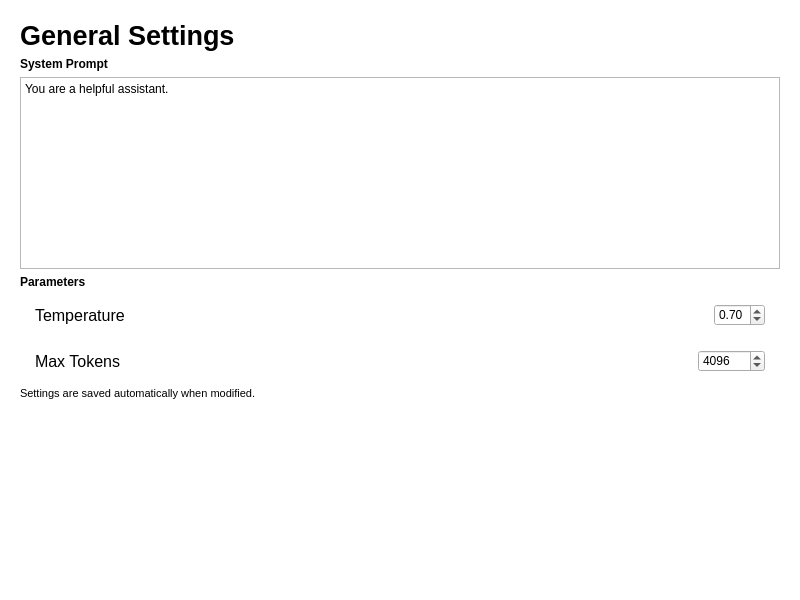
<?xml version="1.0" encoding="UTF-8"?>
<ui version="4.0">
 <class>SettingGeneralPage</class>
 <widget class="QWidget" name="SettingGeneralPage">
  <property name="geometry">
   <rect>
    <x>0</x>
    <y>0</y>
    <width>800</width>
    <height>600</height>
   </rect>
  </property>
  <property name="styleSheet">
   <string notr="true">#SettingGeneralPage { background: transparent; }
QScrollArea { background: transparent; border: none; }
#scrollAreaWidgetContents { background: transparent; }</string>
  </property>
  <layout class="QVBoxLayout" name="verticalLayout">
   <item>
    <widget class="QScrollArea" name="scrollArea">
     <property name="widgetResizable">
      <bool>true</bool>
     </property>
     <widget class="QWidget" name="scrollAreaWidgetContents">
      <property name="geometry">
       <rect>
        <x>0</x>
        <y>0</y>
        <width>780</width>
        <height>580</height>
       </rect>
      </property>
      <layout class="QVBoxLayout" name="verticalLayout_2" stretch="0,0,0,0,0,0,0,1">
       <item>
        <widget class="ElaText" name="titleLabel">
         <property name="font">
          <font>
           <pointsize>20</pointsize>
           <bold>true</bold>
          </font>
         </property>
         <property name="text">
          <string>General Settings</string>
         </property>
        </widget>
       </item>
       <item>
        <widget class="ElaText" name="sectionPrompt">
         <property name="font">
          <font>
           <bold>true</bold>
          </font>
         </property>
         <property name="text">
          <string>System Prompt</string>
         </property>
        </widget>
       </item>
       <item>
        <widget class="ElaPlainTextEdit" name="plainTextEdit_systemPrompt">
         <property name="minimumSize">
          <size>
           <width>0</width>
           <height>120</height>
          </size>
         </property>
         <property name="maximumSize">
          <size>
           <width>16777215</width>
           <height>200</height>
          </size>
         </property>
         <property name="plainText">
          <string>You are a helpful assistant.</string>
         </property>
        </widget>
       </item>
       <item>
        <widget class="ElaText" name="sectionParams">
         <property name="font">
          <font>
           <bold>true</bold>
          </font>
         </property>
         <property name="text">
          <string>Parameters</string>
         </property>
        </widget>
       </item>
       <item>
        <widget class="ElaScrollPageArea" name="tempArea" native="true">
         <layout class="QHBoxLayout" name="tempLayout" stretch="0,1,0">
          <property name="leftMargin">
           <number>15</number>
          </property>
          <property name="rightMargin">
           <number>15</number>
          </property>
          <item>
           <widget class="ElaText" name="tempLabel">
            <property name="font">
             <font>
              <pointsize>12</pointsize>
             </font>
            </property>
            <property name="toolTip">
             <string>Higher values make output more random, lower values more deterministic</string>
            </property>
            <property name="text">
             <string>Temperature</string>
            </property>
           </widget>
          </item>
          <item>
           <spacer name="tempSpacer">
            <property name="orientation">
             <enum>Qt::Horizontal</enum>
            </property>
            <property name="sizeHint" stdset="0">
             <size>
              <width>40</width>
              <height>20</height>
             </size>
            </property>
           </spacer>
          </item>
          <item>
           <widget class="ElaDoubleSpinBox" name="doubleSpinBox_temperature">
            <property name="minimum">
             <double>0.000000000000000</double>
            </property>
            <property name="maximum">
             <double>2.000000000000000</double>
            </property>
            <property name="singleStep">
             <double>0.100000000000000</double>
            </property>
            <property name="value">
             <double>0.700000000000000</double>
            </property>
           </widget>
          </item>
         </layout>
        </widget>
       </item>
       <item>
        <widget class="ElaScrollPageArea" name="tokensArea" native="true">
         <layout class="QHBoxLayout" name="tokensLayout" stretch="0,1,0">
          <property name="leftMargin">
           <number>15</number>
          </property>
          <property name="rightMargin">
           <number>15</number>
          </property>
          <item>
           <widget class="ElaText" name="tokensLabel">
            <property name="font">
             <font>
              <pointsize>12</pointsize>
             </font>
            </property>
            <property name="toolTip">
             <string>Maximum number of tokens in the response</string>
            </property>
            <property name="text">
             <string>Max Tokens</string>
            </property>
           </widget>
          </item>
          <item>
           <spacer name="tokensSpacer">
            <property name="orientation">
             <enum>Qt::Horizontal</enum>
            </property>
            <property name="sizeHint" stdset="0">
             <size>
              <width>40</width>
              <height>20</height>
             </size>
            </property>
           </spacer>
          </item>
          <item>
           <widget class="ElaSpinBox" name="spinBox_maxTokens">
            <property name="minimum">
             <number>100</number>
            </property>
            <property name="maximum">
             <number>128000</number>
            </property>
            <property name="singleStep">
             <number>100</number>
            </property>
            <property name="value">
             <number>4096</number>
            </property>
           </widget>
          </item>
         </layout>
        </widget>
       </item>
       <item>
        <widget class="ElaText" name="noteLabel">
         <property name="font">
          <font>
           <pointsize>8</pointsize>
          </font>
         </property>
         <property name="text">
          <string>Settings are saved automatically when modified.</string>
         </property>
        </widget>
       </item>
       <item>
        <spacer name="verticalSpacer">
         <property name="orientation">
          <enum>Qt::Vertical</enum>
         </property>
         <property name="sizeHint" stdset="0">
          <size>
           <width>20</width>
           <height>0</height>
          </size>
         </property>
        </spacer>
       </item>
      </layout>
     </widget>
    </widget>
   </item>
  </layout>
 </widget>
 <customwidgets>
  <customwidget>
   <class>ElaText</class>
   <extends>QLabel</extends>
   <header location="global">ElaText.h</header>
  </customwidget>
  <customwidget>
   <class>ElaScrollPageArea</class>
   <extends>QWidget</extends>
   <header location="global">ElaScrollPageArea.h</header>
   <container>1</container>
  </customwidget>
  <customwidget>
   <class>ElaPlainTextEdit</class>
   <extends>QPlainTextEdit</extends>
   <header location="global">ElaPlainTextEdit.h</header>
  </customwidget>
  <customwidget>
   <class>ElaDoubleSpinBox</class>
   <extends>QDoubleSpinBox</extends>
   <header location="global">ElaDoubleSpinBox.h</header>
  </customwidget>
  <customwidget>
   <class>ElaSpinBox</class>
   <extends>QSpinBox</extends>
   <header location="global">ElaSpinBox.h</header>
  </customwidget>
 </customwidgets>
 <resources/>
 <connections/>
</ui>
